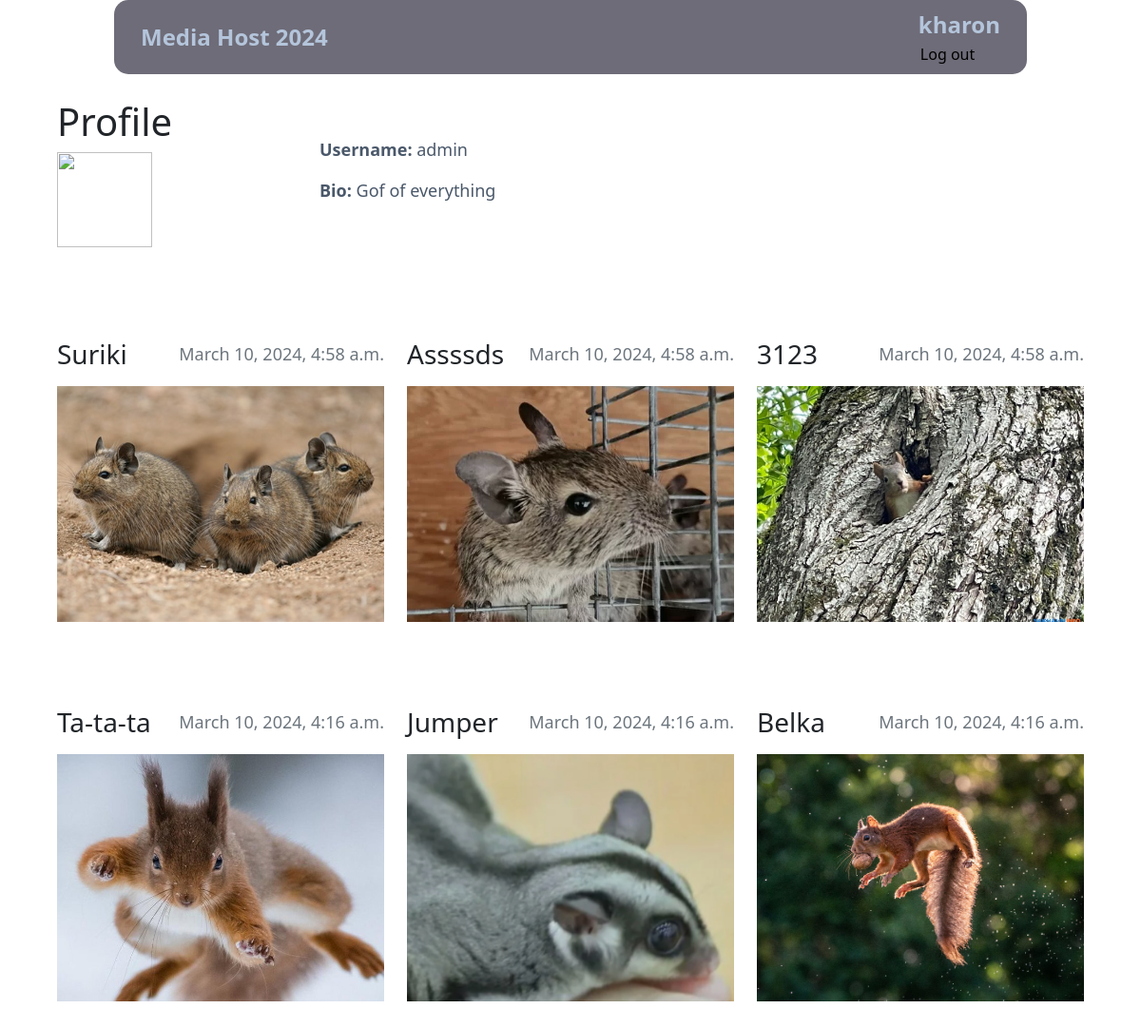
The app's page /profile/admin (signed in) with its own data.
### main/models.py (models this page shows, shortened)
class Profile(models.Model):
    user = models.OneToOneField(User, null=True, on_delete=models.CASCADE)
    bio = models.TextField(null=True, blank=True)
    profile_pic = models.ImageField(null=True, blank=True, upload_to="images/profile/")
    def __str__(self):
        return str(self.user)

class Photo(models.Model):
    title = models.CharField(max_length=30)
    created_by = models.ForeignKey(get_user_model(), on_delete=models.PROTECT)
    created_at = models.DateTimeField(auto_now_add=True)
    image = models.ImageField()
    class Meta:
        verbose_name = 'Photo'
        verbose_name_plural = 'Photos'

### main/views.py (the view)
# urls.py: path('profile/<username>', ProfileView.as_view(), name='profile'),
class ProfileView(TemplateView):
    model = Profile
    template_name = 'profile.html'
    def get_context_data(self, *args, **kwargs):
        context = super().get_context_data(*args, **kwargs)
        username = self.kwargs.get("username")
        uid = get_object_or_404(User, username=username)
        page_user = get_object_or_404(Profile, id=uid.id)
        context['page_user'] = page_user
        context['photos'] = Photo.objects.all().filter(created_by=uid).order_by("-created_at")
        return context

### main/templates/profile.html (shortened to what this page needs)
{% extends 'layout.html' %}
{% load static %}
{% block content %}
<div class="row mt-5 mb-5">
    <div class="col-3 mt-2">
        <h1>Profile</h1>
        <div class="card-body">
        {% if user.profile.profile_pic %}
          <img src="{{ profile.profile_pic.url }}" height=100 width=100><br><br>
        {% else %}
          <img src="{% static 'images\user.png' %}" height=100 width=100><br><br>
        {% endif %}
        </div>
    </div>
    <div class="col-6 mt-5">
        <p><strong>Username:</strong> {{ page_user }}</p>
        <p><strong>Bio:</strong> {{ page_user.bio }}</p><br><br>
    </div>
</div>
    <div class="row my-2">
    {% for n in photos %}
        <div class="col-md-4 my-3">
            <div class="navbar">
                <h3>{{ n.title }}</h3>
                <h5 class="text-secondary">{{ n.created_at }}</h5>
            </div>
            <img style="width: 100%; height: 70%; object-fit: cover;"  src="{{ n.image.url }}">
        </div>
    {% endfor %}
    </div>
{% endblock %}

### main/templates/layout.html (shortened to what this page needs)
<!doctype html>
{% load static %}
<html lang="en">
<head>
    <link rel="stylesheet" href="https://cdn.jsdelivr.net/npm/bootstrap@5.3.2/dist/css/bootstrap.min.css">
    <link rel="stylesheet" href="https://cdnjs.cloudflare.com/ajax/libs/font-awesome/6.5.1/css/all.min.css" />
    <link rel="stylesheet" href="{% static 'css/styles.css' %}" />
</head>
<body class="p-5">
<div class="navbar fixed-top navbar-light bg-nav py-2 px-4">
    <a class='a_title p-1' href="{% url 'homepage' %}">Media Host 2024</a>
    {% if request.user.is_authenticated %}
        <span>
            <a class='a_title p-1' href="../profile/{{ request.user.username }}">
                {{ request.user.username }}
            </a>
            <form id="logout-form" action="{% url 'logout' %}" method="POST">
                <button class='logout' type="submit">Log out</button>
            </form>
        </span>
    {% endif %}
</div>
<div class="container">
    {% block content %}
    {% endblock %}
</div>
</body>
</html>

### main/static/css/styles.css (style rules this page uses)
p { color: #4A586A; font-size: 18px; }
a { text-decoration: none; font-weight: 400; }
h5 { font-size: 18px; }
.bg-nav { background-color: #6E6C78; border-radius: 15px; margin: 0 10%; }
.a_title { color: #B4C5DB; font-size: 24px; font-weight: 700; }
.logout { background-color: transparent; outline: none; border: none; }

### records on screen
Profile: user.username "admin", bio "Gof of everything"
Photo: title "Suriki", created_at "March 10, 2024, 4:58 a.m.", image (picture)
Photo: title "Assssds", created_at "March 10, 2024, 4:58 a.m.", image (picture)
Photo: title "3123", created_at "March 10, 2024, 4:58 a.m.", image (picture)
Photo: title "Ta-ta-ta", created_at "March 10, 2024, 4:16 a.m.", image (picture)
Photo: title "Jumper", created_at "March 10, 2024, 4:16 a.m.", image (picture)
Photo: title "Belka", created_at "March 10, 2024, 4:16 a.m.", image (picture)

### other values on screen
{{ request.user.username }} "kharon"
